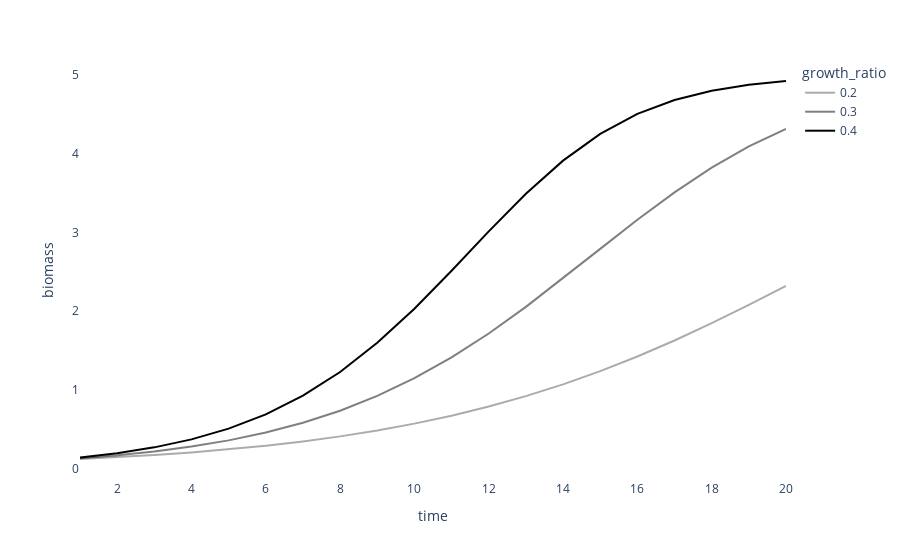

Write notebook code for a chart like this one.
### Code cell
fig = px.line(
    pd.DataFrame(rows), x='time', y='biomass', color='growth_ratio',
    color_discrete_map={
                   0.2: "rgba(1,1,1,0.33)",
                   0.3: "rgba(1,1,1,0.5)",
                   0.4: "rgba(1,1,1,1)"
               }
)

fig.update_traces(marker=dict(color='black'))
fig.update_layout(plot_bgcolor="rgba(0,0,0,0)")
with open('SurplusModels/capped_growth.png', 'wb') as fh:
    fh.write(fig.to_image('png'))
fig

### Figure 1 — Plotly figure (JSON) as saved in the notebook; plotly's stock layout.template omitted (floating-point values rounded to 4 significant figures)
{"data": [{"hovertemplate": "growth_ratio=0.2<br>time=%{x}<br>biomass=%{y}<extra></extra>", "legendgroup": "0.2", "line": {"color": "rgba(1,1,1,0.33)", "dash": "solid"}, "marker": {"color": "black", "symbol": "circle"}, "mode": "lines", "name": "0.2", "orientation": "v", "showlegend": true, "type": "scatter", "x": [1, 2, 3, 4, 5, 6, 7, 8, 9, 10, 11, 12, 13, 14, 15, 16, 17, 18, 19, 20], "xaxis": "x", "y": [0.1196, 0.1429, 0.1707, 0.2037, 0.2428, 0.289, 0.3434, 0.4074, 0.4822, 0.5694, 0.6703, 0.7864, 0.9189, 1.069, 1.237, 1.423, 1.627, 1.846, 2.079, 2.322], "yaxis": "y"}, {"hovertemplate": "growth_ratio=0.3<br>time=%{x}<br>biomass=%{y}<extra></extra>", "legendgroup": "0.3", "line": {"color": "rgba(1,1,1,0.5)", "dash": "solid"}, "marker": {"color": "black", "symbol": "circle"}, "mode": "lines", "name": "0.3", "orientation": "v", "showlegend": true, "type": "scatter", "x": [1, 2, 3, 4, 5, 6, 7, 8, 9, 10, 11, 12, 13, 14, 15, 16, 17, 18, 19, 20], "xaxis": "x", "y": [0.1294, 0.1672, 0.2157, 0.2776, 0.3563, 0.4556, 0.5798, 0.7335, 0.9213, 1.147, 1.412, 1.716, 2.054, 2.417, 2.792, 3.162, 3.51, 3.824, 4.094, 4.316], "yaxis": "y"}, {"hovertemplate": "growth_ratio=0.4<br>time=%{x}<br>biomass=%{y}<extra></extra>", "legendgroup": "0.4", "line": {"color": "rgba(1,1,1,1)", "dash": "solid"}, "marker": {"color": "black", "symbol": "circle"}, "mode": "lines", "name": "0.4", "orientation": "v", "showlegend": true, "type": "scatter", "x": [1, 2, 3, 4, 5, 6, 7, 8, 9, 10, 11, 12, 13, 14, 15, 16, 17, 18, 19, 20], "xaxis": "x", "y": [0.1392, 0.1933, 0.2677, 0.369, 0.5057, 0.6875, 0.9247, 1.226, 1.596, 2.031, 2.514, 3.014, 3.492, 3.914, 4.254, 4.508, 4.685, 4.803, 4.879, 4.926], "yaxis": "y"}], "layout": {"legend": {"title": {"text": "growth_ratio"}, "tracegroupgap": 0}, "margin": {"t": 60}, "plot_bgcolor": "rgba(0,0,0,0)", "xaxis": {"anchor": "y", "domain": [0, 1], "title": {"text": "time"}}, "yaxis": {"anchor": "x", "domain": [0, 1], "title": {"text": "biomass"}}}}
